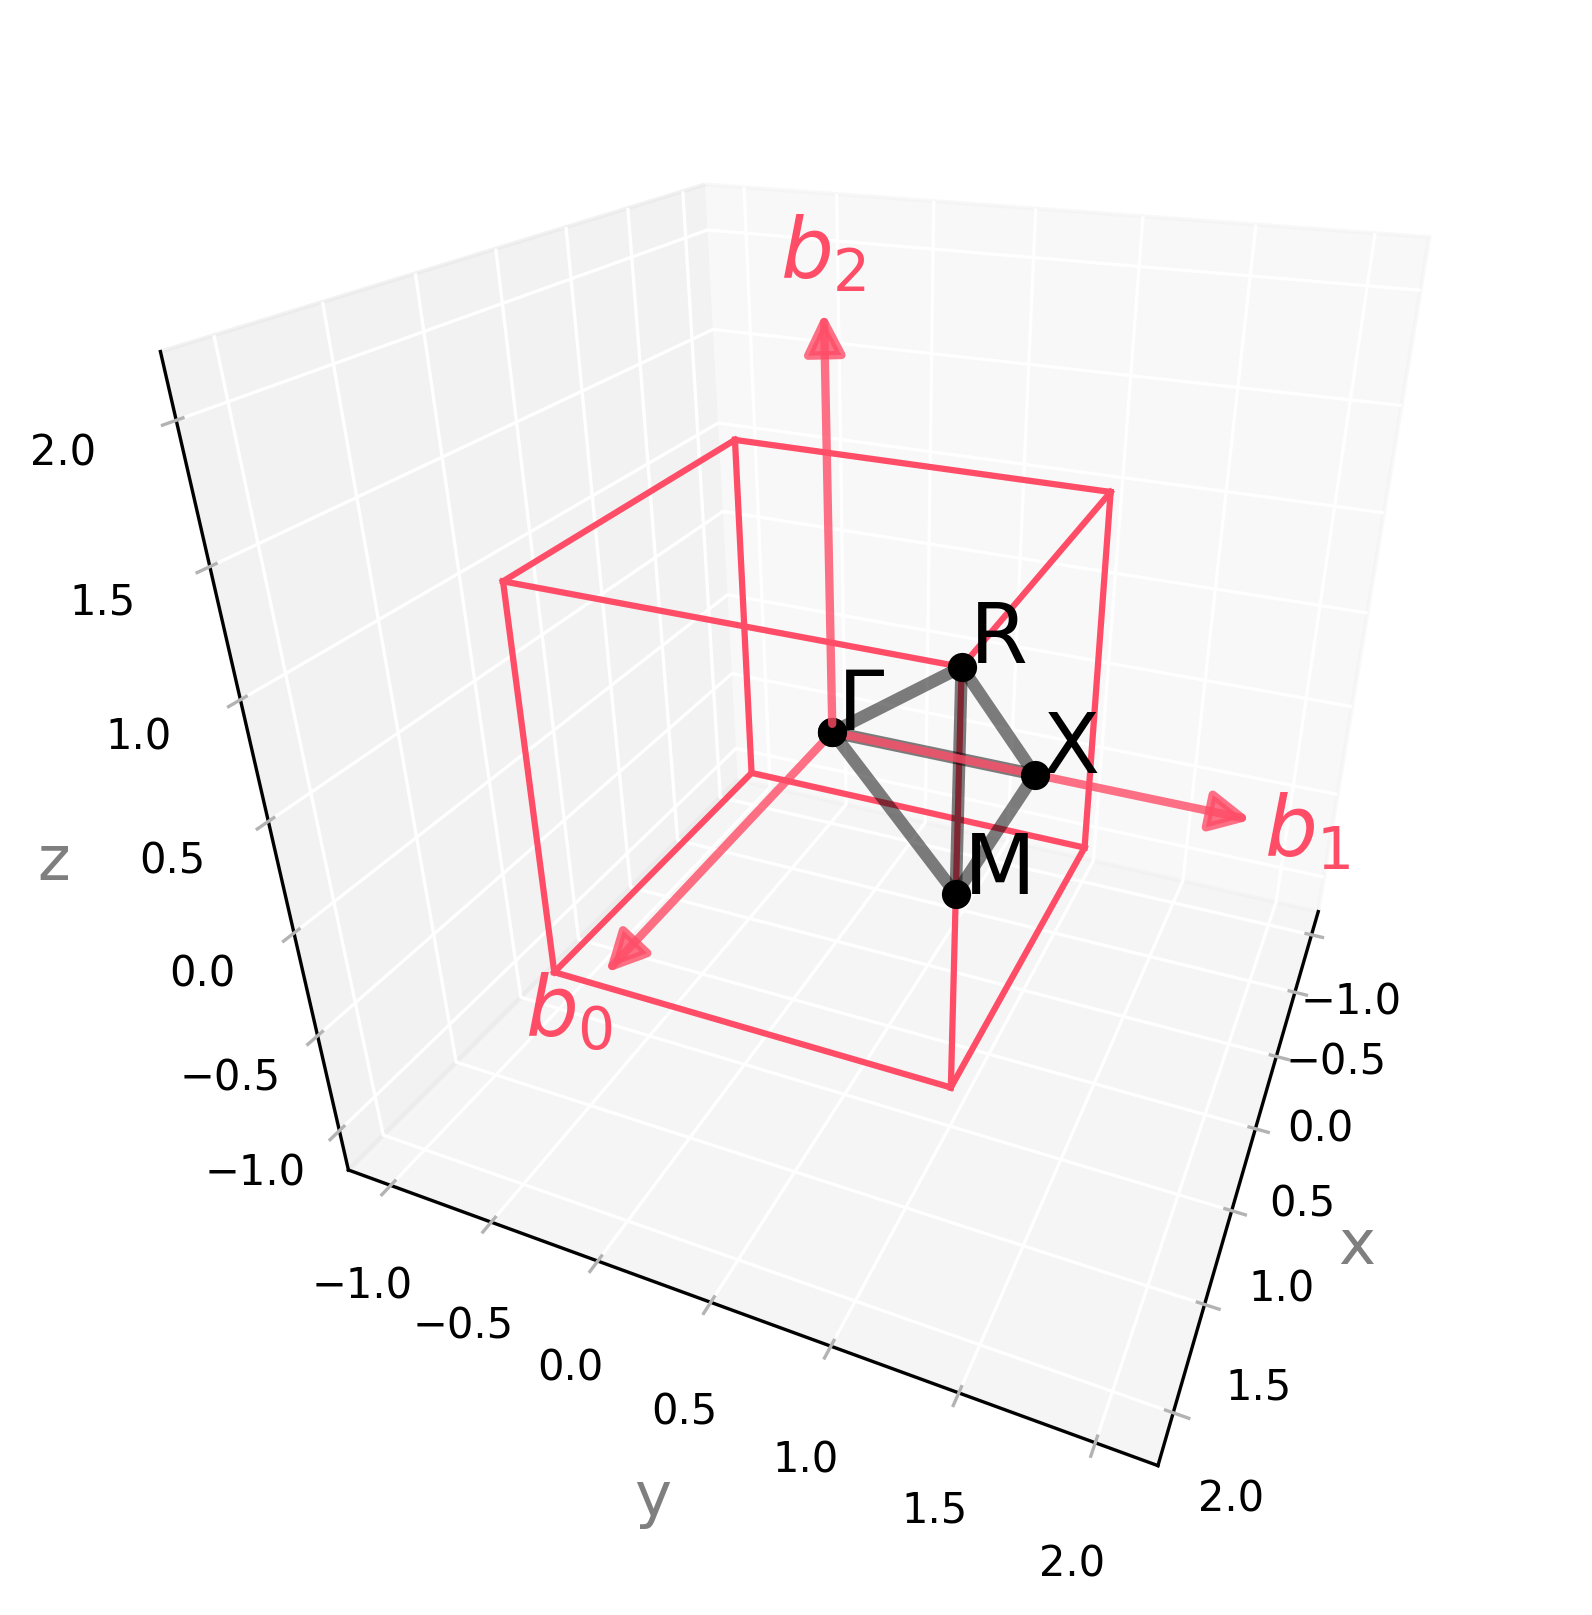

Reproduce this figure in Python.
import radtools as rad

l = rad.lattice_example("CUB")
l.plot("brillouin-kpath")
# Save an image:
l.savefig("cub_brillouin.png", elev=28, azim=23, dpi=300, bbox_inches="tight")
# Interactive plot:
l.show(elev=28, azim=23)
